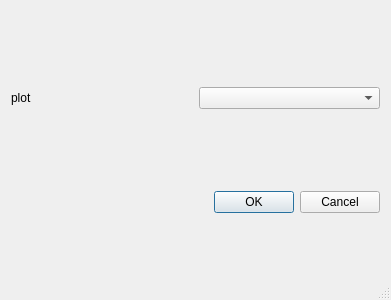
<?xml version="1.0" encoding="UTF-8"?>
<ui version="4.0">
 <class>Dialog</class>
 <widget class="QDialog" name="Dialog">
  <property name="geometry">
   <rect>
    <x>0</x>
    <y>0</y>
    <width>391</width>
    <height>300</height>
   </rect>
  </property>
  <property name="windowTitle">
   <string>Dialog</string>
  </property>
  <property name="sizeGripEnabled">
   <bool>true</bool>
  </property>
  <layout class="QVBoxLayout" name="verticalLayout">
   <item>
    <layout class="QHBoxLayout" name="horizontalLayout_2">
     <item>
      <widget class="QLabel" name="label">
       <property name="text">
        <string>plot</string>
       </property>
      </widget>
     </item>
     <item>
      <widget class="QComboBox" name="selectcomBox"/>
     </item>
    </layout>
   </item>
   <item>
    <layout class="QHBoxLayout" name="horizontalLayout">
     <item>
      <spacer name="horizontalSpacer">
       <property name="orientation">
        <enum>Qt::Horizontal</enum>
       </property>
       <property name="sizeHint" stdset="0">
        <size>
         <width>40</width>
         <height>20</height>
        </size>
       </property>
      </spacer>
     </item>
     <item>
      <widget class="QDialogButtonBox" name="buttonBox">
       <property name="standardButtons">
        <set>QDialogButtonBox::Cancel|QDialogButtonBox::Ok</set>
       </property>
      </widget>
     </item>
    </layout>
   </item>
  </layout>
 </widget>
 <resources/>
 <connections>
  <connection>
   <sender>buttonBox</sender>
   <signal>accepted()</signal>
   <receiver>Dialog</receiver>
   <slot>accept()</slot>
   <hints>
    <hint type="sourcelabel">
     <x>289</x>
     <y>221</y>
    </hint>
    <hint type="destinationlabel">
     <x>195</x>
     <y>149</y>
    </hint>
   </hints>
  </connection>
  <connection>
   <sender>buttonBox</sender>
   <signal>rejected()</signal>
   <receiver>Dialog</receiver>
   <slot>reject()</slot>
   <hints>
    <hint type="sourcelabel">
     <x>289</x>
     <y>221</y>
    </hint>
    <hint type="destinationlabel">
     <x>195</x>
     <y>149</y>
    </hint>
   </hints>
  </connection>
 </connections>
</ui>
